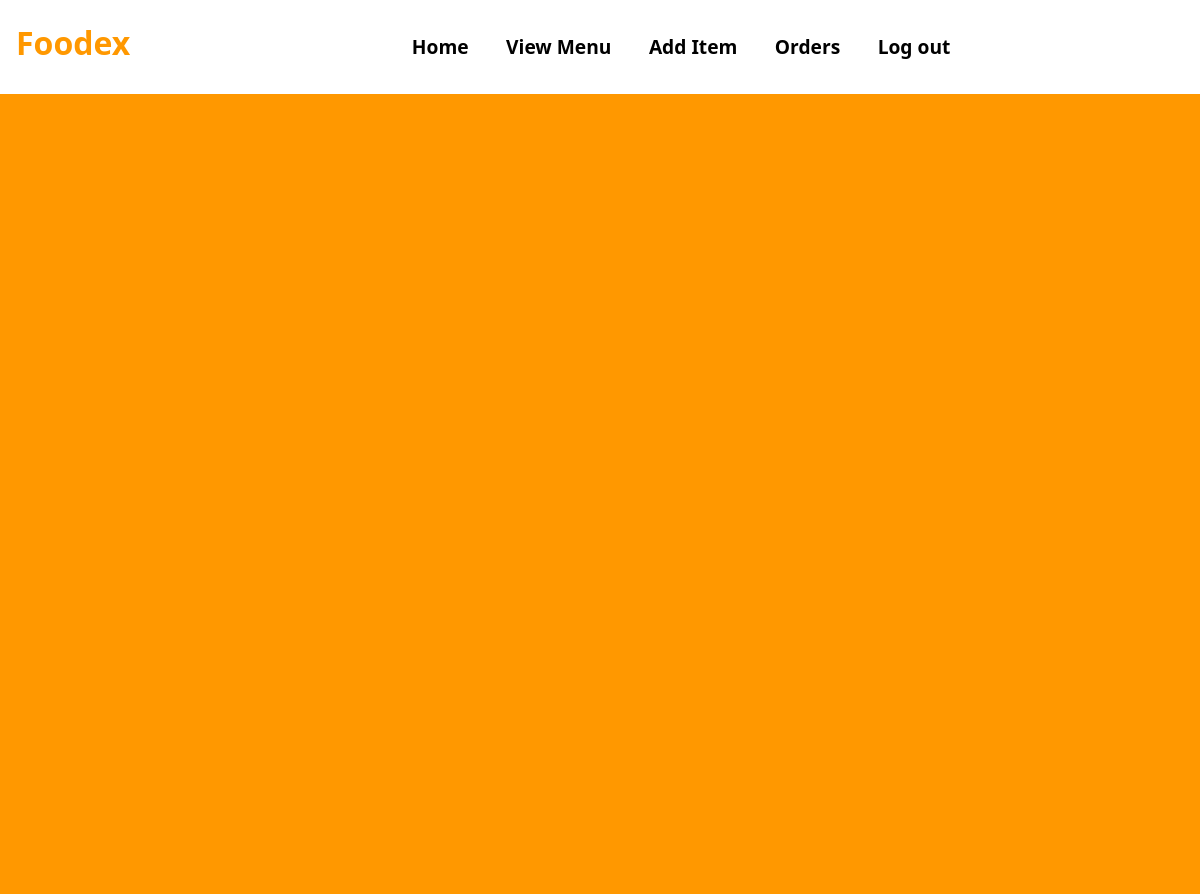
The page /Edit-Item?id=17 on the database as committed earlier.
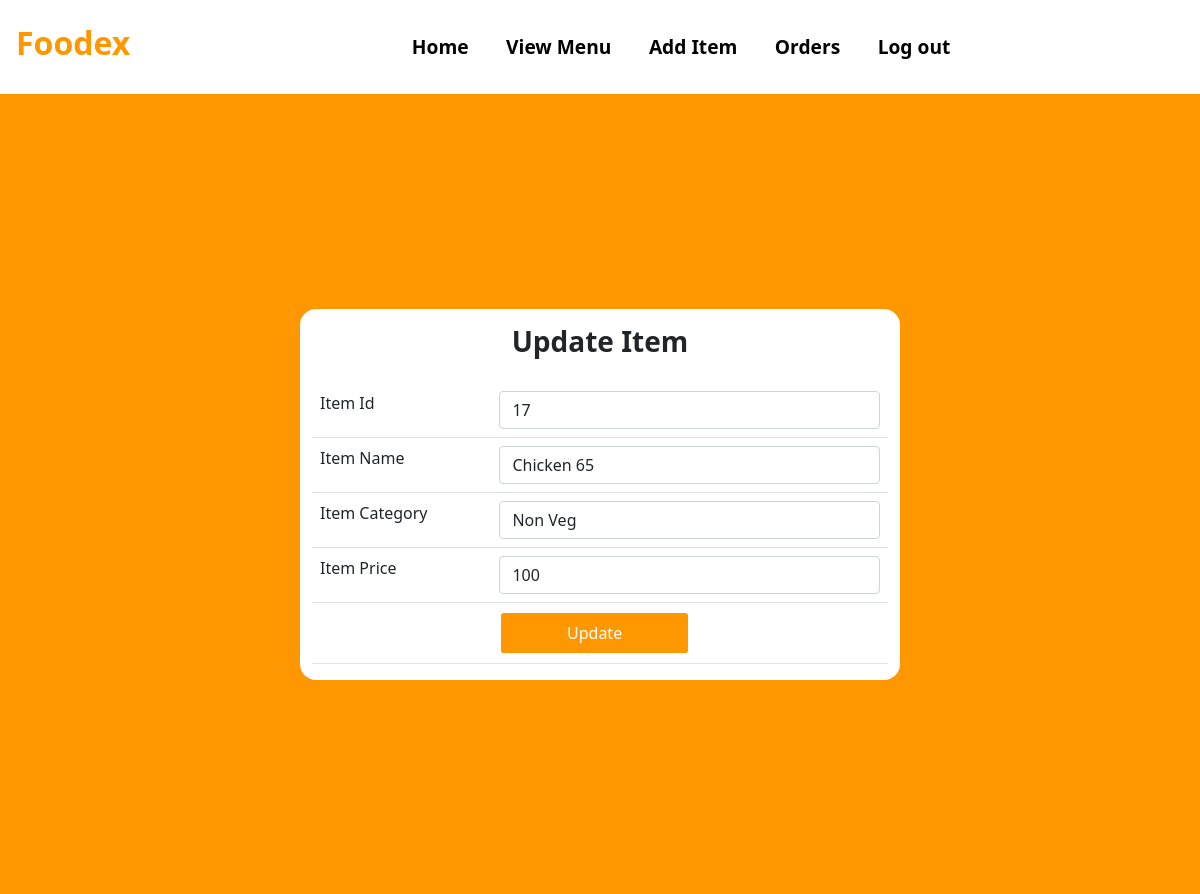
The same page on the database as committed later.
### tables this page shows
CREATE TABLE MENU(
                        ITEM_ID INTEGER PRIMARY KEY AUTOINCREMENT,
                        ITEM_NAME TEXT,
                        ITEM_CATEGORY TEXT,
                        ITEM_PRICE INTEGER,
                        RESTAURANT_ID INTEGER,
                        FOREIGN KEY(RESTAURANT_ID) REFERENCES RESTAURANT(RESTAURANT_ID)
                       );

### app.py (the view)
@app.route("/Edit-Item")
def Edit_Item():
    getid = str(request.args.get('id'))
    cursor = connection.cursor()
    cursor.execute("SELECT * FROM MENU where ITEM_ID=" + getid)
    result = cursor.fetchall()
    return render_template("Update_Menu_Item.html", Item=result)

### templates/Update_Menu_Item.html (shortened to what this page needs)
<!DOCTYPE html>
<html lang="en">
<head>
    <link href="https://cdn.jsdelivr.net/npm/bootstrap@5.1.3/dist/css/bootstrap.min.css" rel="stylesheet">
    <link rel= "stylesheet" type= "text/css" href= "{{ url_for('static',filename='Styles.css') }}">
</head>
<body>
<nav class="navbar navbar-expand-lg bg-white">
  <h3 class="navbar-brand Logo" style="color:#ff9800;font-size: 2rem;"href="#">Foodex</h3>
    <div class="container">
  <div class="collapse navbar-collapse" id="navbarSupportedContent">
    <ul class="navbar-nav mr-auto nav-links">
        <li class="nav-item">
        <a class="nav-link nav-link-btn" href="/Resturant-Dashboard">Home</a>
      </li>
      <li class="nav-item">
        <a class="nav-link nav-link-btn" href="/View-Menu">View Menu</a>
      </li>
      <li class="nav-item">
        <a class="nav-link nav-link-btn" href="/Add-Item">Add Item</a>
      </li>
        <li class="nav-item">
        <a class="nav-link nav-link-btn" href="/Resturant-Orders">Orders</a>
      </li>
        <li class="nav-item">
        <a class="nav-link nav-link-btn" href="/">Log out</a>
      </li>
    </ul>
  </div>
     </div>
</nav>
  <div class="ToCenter" style="background:#ff9800;">
    <div class="container">
        <div class="row">
            <div class="col">
                <form action="/Update-Item" method="POST">
                    {% for i in Item %}
                    <table class="table">
                      <tr>
                        <h3 class="Logo">Update Item</h3>
                      </tr>
                        <tr>
                            <td>Item Id</td>
                            <td> <input type="text" name="ITEM_ID" class="form-control" value="{{i[0]}}"> </td>
                        </tr>
                        <tr>
                            <td>Item Name</td>
                            <td> <input type="text" name="ITEM_NAME" class="form-control" value="{{i[1]}}"> </td>
                        </tr>
                        <tr>
                            <td>Item Category</td>
                            <td> <input type="text" name="ITEM_CATEGORY" class="form-control" value="{{i[2]}}"> </td>
                        </tr>
                        <tr>
                            <td>Item Price</td>
                            <td> <input type="text" name="ITEM_PRICE" class="form-control" value="{{i[3]}}"> </td>
                        </tr>
                        <tr>
                            <td></td>
                            <td><button type="submit" class="Submit-btn" style="background:#ff9800;">Update</button></td>
                        </tr>
                    </table>
                    {% endfor %}
                </form>
            </div>
        </div>
    </div>
    </div>
</body>
</html>

Rows that differ between the two databases and show on the page:
added MENU: ITEM_ID "17", ITEM_NAME "Chicken 65", ITEM_CATEGORY "Non Veg", ITEM_PRICE "100"
